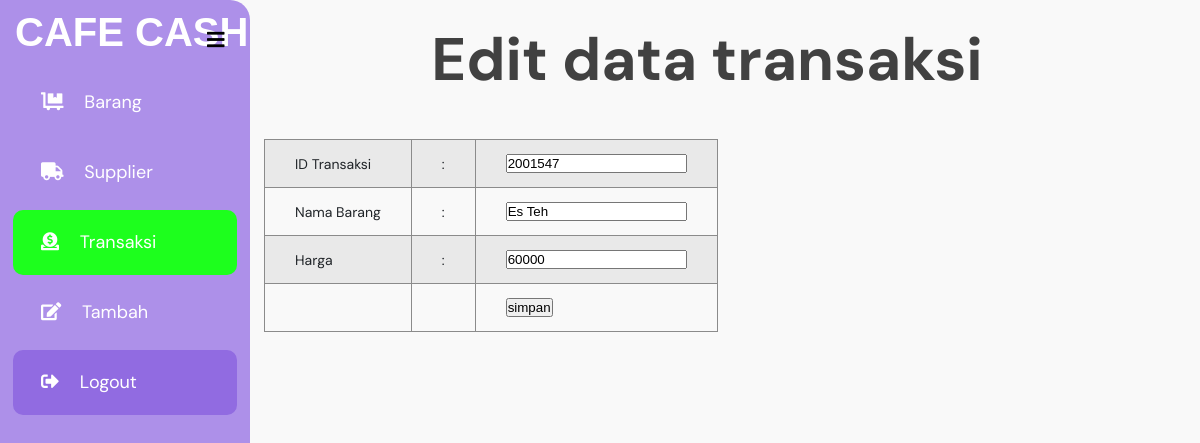
/edit_transaksi.php?ID_Transaksi=2001547, run on the app's committed database.
### tables this page shows
CREATE TABLE `transaksi` (
  `ID_Transaksi` int(50) NOT NULL,
  `Nama_Barang` varchar(100) NOT NULL,
  `Harga` int(50) NOT NULL
);

### edit_transaksi.php (the view, shortened to what this page needs)
<!DOCTYPE html>
<html lang="en">
<head>
  <link rel="stylesheet" href="css/menuadmin.css" />
  <link rel="stylesheet" href="https://cdnjs.cloudflare.com/ajax/libs/font-awesome/5.14.0/css/all.min.css" />
</head>
<body>
  <?php
  include 'koneksi.php';
  $edit_data = mysqli_query($conn, "SELECT * FROM transaksi WHERE ID_Transaksi = '" . $_GET['ID_Transaksi'] . "'");
  $result = mysqli_fetch_array($edit_data);
  ?>
  <main>
    <label for="check">
      <i class="fas fa-bars" id="btn"></i>
    </label>
    <div class="sidebar">
      <div class="top">CAFE CASH</div>
      <ul>
        <li>
          <a href="barang.php"><i class="fas fa-dolly-flatbed"></i> Barang</a>
        </li>
        <li>
          <a href="supplier.php"><i class="fas fa-truck"></i> Supplier</a>
        </li>
        <li>
          <a style="background-color: #1dff1d" href="transaksi.php"><i class="fas fa-donate"></i> Transaksi</a>
        </li>
        <li>
          <a href="tambah.php"><i class="fas fa-edit"></i> Tambah</a>
        </li>
        <li>
          <a style="background-color: #916be1" href="admin.php"><i class="fas fa-sign-out-alt"></i> Logout</a>
        </li>
      </ul>
    </div>
    <section>
      <h1>Edit data transaksi</h1>
      <form action="" method="POST">
        <table>
          <tr>
            <td>ID Transaksi</td>
            <td>:</td>
            <td><input type="text" name="ID Transaksi" placeholder="ID Transaksi" value="<?php echo $result['ID_Transaksi'] ?>" required></td>
          </tr>
          <tr>
            <td>Nama Barang</td>
            <td>:</td>
            <td><input type="text" name="Nama Barang" placeholder="Nama Barang" value="<?php echo $result['Nama_Barang'] ?>" required></td>
          </tr>
          <tr>
            <td>Harga</td>
            <td>:</td>
            <td><input type="text" name="Harga" placeholder="Harga" value="<?php echo $result['Harga'] ?>" required></td>
          </tr>
          <tr>
            <td></td>
            <td></td>
            <td><input type="submit" name="simpan" value="simpan"></td>
          </tr>
        </table>
      </form>
    </section>
  </main>
</body>
</html>

### css/menuadmin.css (style rules this page uses)
* { margin: 0; padding: 0; list-style: none; text-decoration: none; }
body { font-family: "DM Sans", sans-serif; font-size: 1rem; color: #212529; -webkit-text-size-adjust: 100%; -webkit-tap-highlight-color: transparent; background-color: #f9f9f9; }
main { display: flex; flex-wrap: nowrap; height: -webkit-fill-availeble; max-height: 100vh; overflow-x: auto; overflow-y: hidden; }
.sidebar { position: fixed; left: 0px; width: 250px; height: 100%; background: #ad90e9; border-radius: 0px 20px 20px 0px; transition: all 0.1s cubic-bezier(0, 0, 0, 0.81); overflow: hidden; }
.sidebar .top { font-family: "ubuntu", sans-serif; font-size: 40px; font-weight: 900; color: #fff; margin-top: 10px; margin-left: 15px; transition: all 0.1s cubic-bezier(0, 0, 0, 0.81); }
ul { margin-top: 15px; }
ul li { margin-top: 5px; padding: 0px 13px; transition: all 0.1s cubic-bezier(0, 0, 0, 0.81); }
.sidebar ul a { display: block; height: 100%; width: 100%; line-height: 65px; font-size: 18px; color: rgb(255, 255, 255); padding-left: 28px; box-sizing: border-box; border-radius: 10px; transition: all 0.4s cubic-bezier(0, 0, 0, 0.81); }
.sidebar ul a i { margin-right: 16px; }
label #btn { fill: #a2a2a2; position: absolute; margin-left: 3px; margin-top: 1px; cursor: pointer; border-radius: 3px; }
label #btn { z-index: 1111; left: 195px; top: 25px; font-size: 20px; color: #000000; padding: 4px 9px; transition: all 0.1s cubic-bezier(0, 0, 0, 0.81); }
section { height: 100vh; width: 100%; transition: all 0.1s; margin-left: -0px; }
section h1 { text-align: center; padding-top: 20px; font-size: 60px; color: #414141; margin-left: 200px; margin-bottom: 40px; }
table { position: relative; margin-left: 250px; margin-top: 20px; border-collapse: collapse; border-radius: 20px; z-index: 10; }
tr, td, th { font-size: 14px; padding: 14px 30px; border: 0.1px solid #8b8b8b; }
tr:nth-child(odd) { background-color: #e9e9e9; }

### data on the page
transaksi: ID_Transaksi "2001547", Nama_Barang "Es Teh", Harga "60000"
